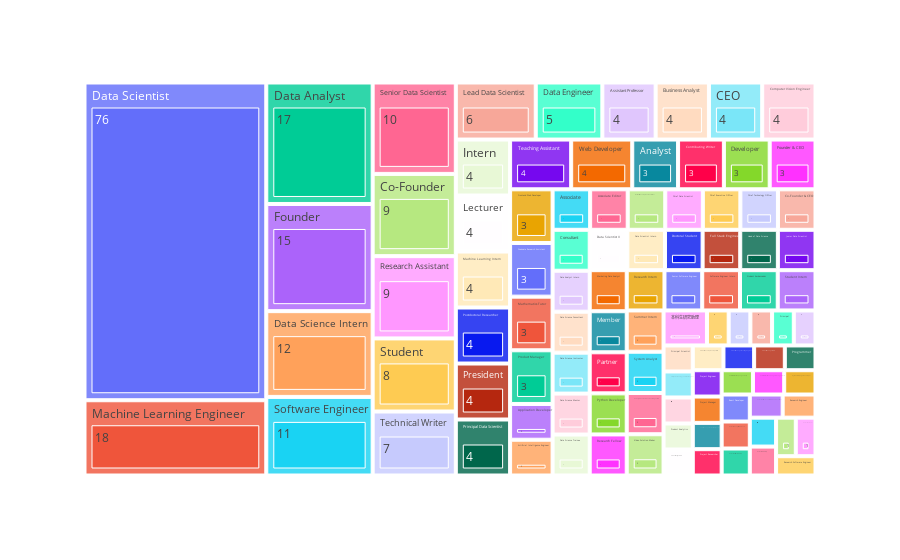

Notebook source saved alongside this figure:
### Markdown cell above
# Create a treemap for the top positions

### Code cell
fig5 = px.treemap(df_by_position[:100], path=["Position", "Company"],
                 values="First Name",
                 labels={"First Name": "Count"})
fig5.show()

### Figure 1 — Plotly figure (JSON) as saved in the notebook; plotly's stock layout.template omitted (floating-point values rounded to 4 significant figures; data arrays with more than 128 entries replaced by an {"elided": "..."} marker saying what was removed)
{"data": [{"branchvalues": "total", "domain": {"x": [0, 1], "y": [0, 1]}, "hovertemplate": "labels=%{label}<br>Count=%{value}<br>parent=%{parent}<br>id=%{id}<extra></extra>", "ids": {"elided": "200 str values"}, "labels": {"elided": "200 str values"}, "name": "", "parents": {"elided": "200 str values"}, "type": "treemap", "values": {"elided": "200 int values"}}], "layout": {"legend": {"tracegroupgap": 0}, "margin": {"t": 60}}}
